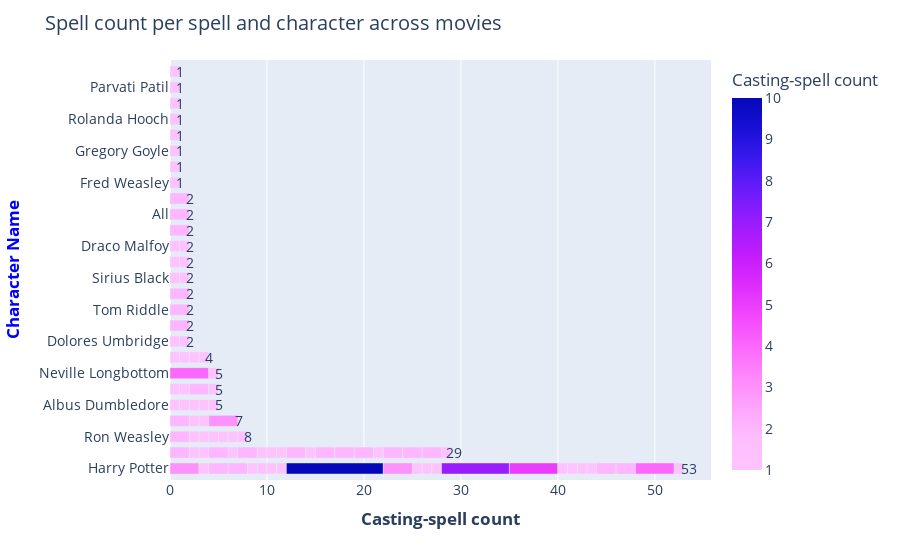

Notebook code cell kept with this figure:
### Code cell
# prepare chart data
chart_title = 'Spell count per spell and character across movies'
x_label = 'Casting-spell count'
y_label = 'Character Name'
# Create figure
fig = px.bar(
    groupBy_spell_character_df, 
    y="Character Name", 
    x="Casting-spell count", 
    color="Casting-spell count", 
    orientation="h",
    color_continuous_scale='plotly3_r', 
    hover_name="Spell Name",
    hover_data=["Incantation"],
)
fig.update_traces(width=.7)
# Add figure title
fig.update_layout(
    title_text=chart_title,
    xaxis_title="<b>{}</b>".format(x_label),
    font=dict(size=14),
    bargap=.5,
    yaxis={'categoryorder':'total descending'},
    annotations=[
        {"x": total * 1.01, "y": x, "text": str(total), "showarrow": False}
        for x, total in groupBy_spell_character_df.groupby("Character Name", as_index=False).agg({"Casting-spell count": "sum"}).values
    ]
)
# Set y-axes titles
fig.update_yaxes(title_text="<b style='color:blue'>{}</b>".format(y_label), secondary_y=False)
fig.show()

### Figure 1 — Plotly figure (JSON) as saved in the notebook; plotly's stock layout.template omitted (floating-point values rounded to 4 significant figures)
{"data": [{"alignmentgroup": "True", "customdata": [["Accio"], ["Accio"], ["Accio"], ["Accio"], ["Aguamenti"], ["Alarte Ascendare"], ["Alohomora"], ["Alohomora"], ["Alohomora"], ["Arania Exumai"], ["Arresto Momentum"], ["Avada Kedavra"], ["Avada Kedavra"], ["Avada Kedavra"], ["Bombarda"], ["Brackium Emendo"], ["Cistem Aperio"], ["Colloportus"], ["Confringo"], ["Confringo"], ["Crucio"], ["Crucio"], ["Diffindo"], ["Dissendium"], ["Engorgio"], ["Episkey"], ["Expecto Patronum"], ["Expecto Patronum"], ["Expecto Patronum"], ["Expelliarmus"], ["Expelliarmus"], ["Expelliarmus"], ["Expelliarmus"], ["Expelliarmus"], ["Expelliarmus"], ["Expulso"], ["Finite"], ["Finite"], ["Homenum Revelio"], ["Immobulus"], ["Immobulus"], ["Impedimenta"], ["Impedimenta"], ["Impedimenta"], ["Impedimenta"], ["Imperio"], ["Imperio"], ["Incarcerous"], ["Incendio"], ["Levicorpus"], ["Locomotor Mortis"], ["Lumos"], ["Lumos"], ["Lumos"], ["Lumos"], ["Lumos Maxima"], ["Lumos Solem"], ["Muffliato"], ["Nox"], ["Obliviate"], ["Obliviate"], ["Oculus Reparo"], ["Oppugno"], ["Peskipiksi Pesternomi"], ["Petrificus Totalus"], ["Petrificus Totalus"], ["Portus"], ["Priori Incantatem"], ["Protego"], ["Protego Maxima"], ["Reducio"], ["Relashio"], ["Rictusempra"], ["Riddikulus"], ["Riddikulus"], ["Riddikulus"], ["Riddikulus"], ["Riddikulus"], ["Salvio hexia"], ["Salvio hexia"], ["Sectumsempra"], ["Serpensortia"], ["Stupefy"], ["Vera Verto"], ["Vera Verto"], ["Vipera Evanesca"], ["Wingardium Leviosa"], ["Wingardium Leviosa"], ["Wingardium Leviosa"], ["Wingardium Leviosa"]], "hovertemplate": "<b>%{hovertext}</b><br><br>Casting-spell count=%{marker.color}<br>Character Name=%{y}<br>Incantation=%{customdata[0]}<extra></extra>", "hovertext": ["Summoning Charm", "Summoning Charm", "Summoning Charm", "Summoning Charm", "Water-Making Spell", "Launch an object up into the air", "Unlocking Charm", "Unlocking Charm", "Unlocking Charm", "Spider repelling spell", "Slowing Charm", "Killing Curse", "Killing Curse", "Killing Curse", "Exploding Charm", "Brackium Emendo", "Cistem Aperio", "Locking Spell", "Blasting Curse", "Blasting Curse", "Cruciatus Curse", "Cruciatus Curse", "Severing Charm", "Dissendium", "Engorgement Charm", "Episkey", "Patronus Charm", "Patronus Charm", "Patronus Charm", "Disarming Charm", "Disarming Charm", "Disarming Charm", "Disarming Charm", "Disarming Charm", "Disarming Charm", "Expulso Curse", "General Counter-Spell", "General Counter-Spell", "Human Presence Revealing Spell", "Freezing Charm", "Freezing Charm", "Impediment Jinx", "Impediment Jinx", "Impediment Jinx", "Impediment Jinx", "Imperius Curse", "Imperius Curse", "Incarcerous Spell", "Fire-Making Spell", "Levicorpus", "Leg-Locker Curse", "Wand-Lighting Charm", "Wand-Lighting Charm", "Wand-Lighting Charm", "Wand-Lighting Charm", "Lumos Maxima", "Lumos Solem Spell", "Muffliato Charm", "Wand-Extinguishing Charm", "Memory Charm", "Memory Charm", "Oculus Reparo", "Oppugno Jinx", "Peskipiksi Pesternomi", "Full Body-Bind Curse", "Full Body-Bind Curse", "Portus", "Reverse Spell", "Shield Charm", "Protego Maxima", "Shrinking Charm", "Revulsion Jinx", "Tickling Charm", "Boggart-Banishing Spell", "Boggart-Banishing Spell", "Boggart-Banishing Spell", "Boggart-Banishing Spell", "Boggart-Banishing Spell", "Salvio hexia", "Salvio hexia", "Sectumsempra", "Snake Summons Spell", "Stunning Spell", "Vera Verto", "Vera Verto", "Snake-Vanishing Spell", "Levitation Charm", "Levitation Charm", "Levitation Charm", "Levitation Charm"], "legendgroup": "", "marker": {"color": [3, 1, 1, 1, 1, 1, 1, 2, 2, 2, 1, 1, 2, 1, 1, 1, 2, 1, 2, 2, 1, 2, 1, 1, 1, 1, 10, 1, 2, 3, 1, 2, 4, 1, 1, 1, 1, 2, 1, 1, 1, 1, 1, 1, 1, 1, 1, 1, 1, 1, 1, 7, 1, 2, 1, 5, 1, 2, 1, 2, 1, 2, 1, 1, 2, 1, 1, 1, 1, 2, 1, 2, 1, 1, 1, 3, 1, 2, 2, 2, 2, 1, 4, 1, 2, 1, 1, 1, 1, 1], "coloraxis": "coloraxis", "pattern": {"shape": ""}}, "name": "", "offsetgroup": "", "orientation": "h", "showlegend": false, "textposition": "auto", "type": "bar", "width": 0.7, "x": [3, 1, 1, 1, 1, 1, 1, 2, 2, 2, 1, 1, 2, 1, 1, 1, 2, 1, 2, 2, 1, 2, 1, 1, 1, 1, 10, 1, 2, 3, 1, 2, 4, 1, 1, 1, 1, 2, 1, 1, 1, 1, 1, 1, 1, 1, 1, 1, 1, 1, 1, 7, 1, 2, 1, 5, 1, 2, 1, 2, 1, 2, 1, 1, 2, 1, 1, 1, 1, 2, 1, 2, 1, 1, 1, 3, 1, 2, 2, 2, 2, 1, 4, 1, 2, 1, 1, 1, 1, 1], "xaxis": "x", "y": ["Harry Potter", "Fred Weasley", "Dolores Umbridge", "George Weasley", "Albus Dumbledore", "Gilderoy Lockhart", "Harry Potter", "Ron Weasley", "Hermione Granger", "Harry Potter", "Albus Dumbledore", "Severus Snape", "Voldemort", "Gregory Goyle", "Hermione Granger", "Gilderoy Lockhart", "Tom Riddle", "Hermione Granger", "Harry Potter", "Hermione Granger", "Harry Potter", "Bellatrix Lestrange", "Harry Potter", "Harry Potter", "Harry Potter", "Luna Lovegood", "Harry Potter", "Severus Snape", "Remus Lupin", "Harry Potter", "Hermione Granger", "Severus Snape", "Neville Longbottom", "Remus Lupin", "Sirius Black", "Harry Potter", "Ron Weasley", "Hermione Granger", "Hermione Granger", "Hermione Granger", "Remus Lupin", "Harry Potter", "James Potter", "Rolanda Hooch", "Ghosts", "Harry Potter", "Ron Weasley", "Dolores Umbridge", "Hermione Granger", "James Potter", "Sirius Black", "Harry Potter", "Ron Weasley", "Hermione Granger", "Albus Dumbledore", "Harry Potter", "Hermione Granger", "Hermione Granger", "Harry Potter", "Hermione Granger", "Gilderoy Lockhart", "Hermione Granger", "Hermione Granger", "Gilderoy Lockhart", "Hermione Granger", "Draco Malfoy", "Albus Dumbledore", "Albus Dumbledore", "Harry Potter", "Professors", "Harry Potter", "Hermione Granger", "Harry Potter", "Ron Weasley", "Neville Longbottom", "Remus Lupin", "Parvati Patil", "All", "Harry Potter", "Hermione Granger", "Harry Potter", "Draco Malfoy", "Harry Potter", "Ron Weasley", "Minerva McGonagall", "Severus Snape", "Harry Potter", "Ron Weasley", "Hermione Granger", "Filius Flitwick"], "yaxis": "y"}], "layout": {"annotations": [{"showarrow": false, "text": "5", "x": 5.05, "y": "Albus Dumbledore"}, {"showarrow": false, "text": "2", "x": 2.02, "y": "All"}, {"showarrow": false, "text": "2", "x": 2.02, "y": "Bellatrix Lestrange"}, {"showarrow": false, "text": "2", "x": 2.02, "y": "Dolores Umbridge"}, {"showarrow": false, "text": "2", "x": 2.02, "y": "Draco Malfoy"}, {"showarrow": false, "text": "1", "x": 1.01, "y": "Filius Flitwick"}, {"showarrow": false, "text": "1", "x": 1.01, "y": "Fred Weasley"}, {"showarrow": false, "text": "1", "x": 1.01, "y": "George Weasley"}, {"showarrow": false, "text": "1", "x": 1.01, "y": "Ghosts"}, {"showarrow": false, "text": "4", "x": 4.04, "y": "Gilderoy Lockhart"}, {"showarrow": false, "text": "1", "x": 1.01, "y": "Gregory Goyle"}, {"showarrow": false, "text": "53", "x": 53.53, "y": "Harry Potter"}, {"showarrow": false, "text": "29", "x": 29.29, "y": "Hermione Granger"}, {"showarrow": false, "text": "2", "x": 2.02, "y": "James Potter"}, {"showarrow": false, "text": "1", "x": 1.01, "y": "Luna Lovegood"}, {"showarrow": false, "text": "2", "x": 2.02, "y": "Minerva McGonagall"}, {"showarrow": false, "text": "5", "x": 5.05, "y": "Neville Longbottom"}, {"showarrow": false, "text": "1", "x": 1.01, "y": "Parvati Patil"}, {"showarrow": false, "text": "2", "x": 2.02, "y": "Professors"}, {"showarrow": false, "text": "7", "x": 7.07, "y": "Remus Lupin"}, {"showarrow": false, "text": "1", "x": 1.01, "y": "Rolanda Hooch"}, {"showarrow": false, "text": "8", "x": 8.08, "y": "Ron Weasley"}, {"showarrow": false, "text": "5", "x": 5.05, "y": "Severus Snape"}, {"showarrow": false, "text": "2", "x": 2.02, "y": "Sirius Black"}, {"showarrow": false, "text": "2", "x": 2.02, "y": "Tom Riddle"}, {"showarrow": false, "text": "2", "x": 2.02, "y": "Voldemort"}], "bargap": 0.5, "barmode": "relative", "coloraxis": {"colorbar": {"title": {"text": "Casting-spell count"}}, "colorscale": [[0, "#fec3fe"], [0.08333, "#febefe"], [0.1667, "#fea5fd"], [0.25, "#fe88fc"], [0.3333, "#fc67fd"], [0.4167, "#f246fe"], [0.5, "#dd2bfd"], [0.5833, "#bf1cfd"], [0.6667, "#981cfd"], [0.75, "#6b1cfb"], [0.8333, "#3c19f0"], [0.9167, "#1910d8"], [1, "#0508b8"]]}, "font": {"size": 14}, "legend": {"tracegroupgap": 0}, "margin": {"t": 60}, "title": {"text": "Spell count per spell and character across movies"}, "xaxis": {"anchor": "y", "domain": [0, 1], "title": {"text": "<b>Casting-spell count</b>"}}, "yaxis": {"anchor": "x", "categoryorder": "total descending", "domain": [0, 1], "title": {"text": "<b style='color:blue'>Character Name</b>"}}}}
